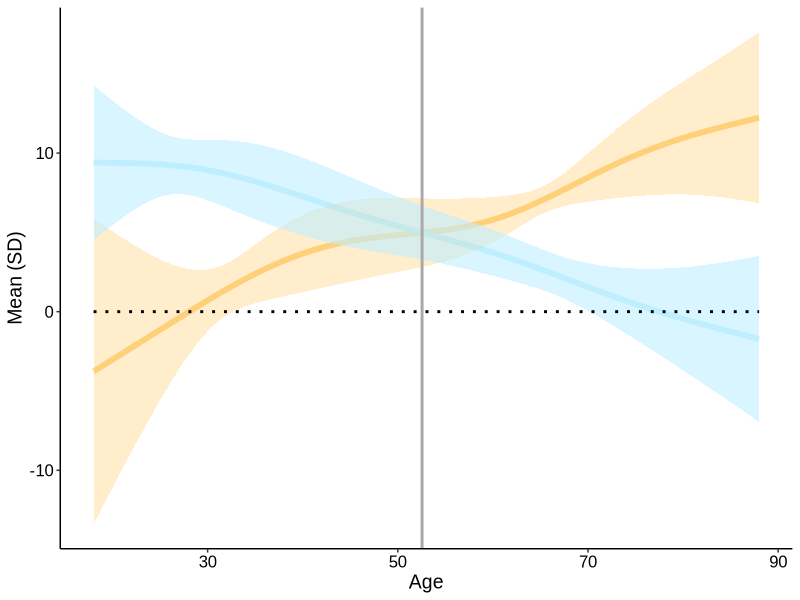
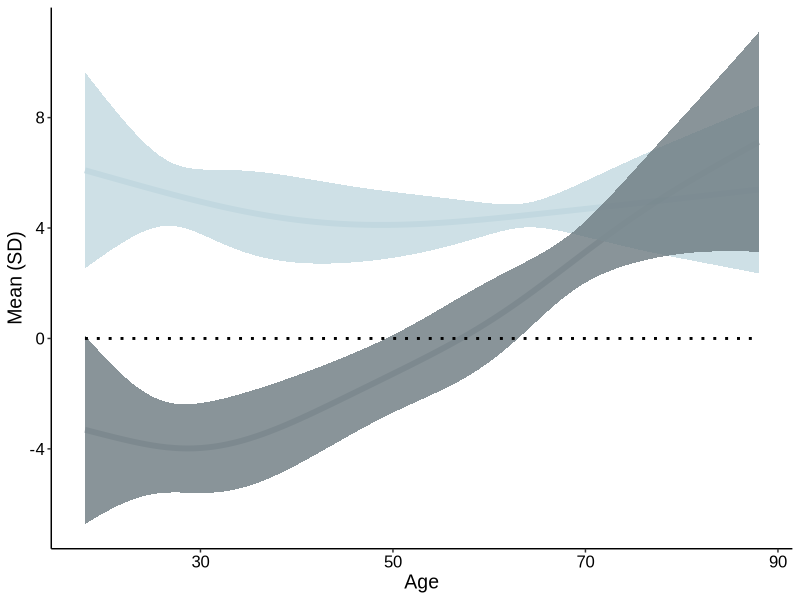
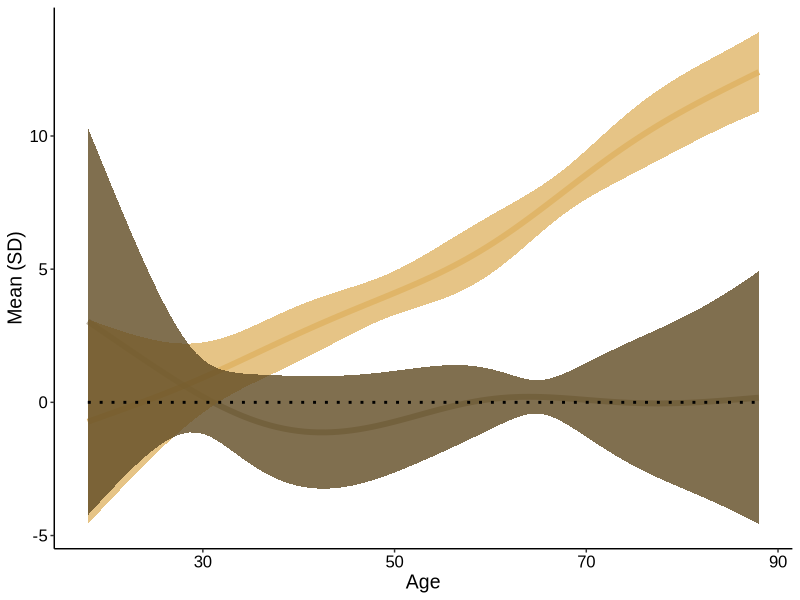

The R script that drew these images, in order:
################################################################################
# Written by Loïc Labache, Ph.D.                                               #
# Holmes Lab, Department of Psychiatry - Rutgers University                    #
# June 21, 2024                                                                #
################################################################################

# Libraries.....................................................................
#...............................................................................
packages = c("here", "dplyr", "stringr", "cluster", "ggplot2")
lapply(packages, require, character.only = T)

# Data..........................................................................
#...............................................................................
desc_lum = read.csv(here("Atlas", "language_memory_atlas.txt"))
traj_data_LRA = read.csv(here("Data", "trajectories_hrois.csv"))[, -1]
sig_roi = read.csv(here("Data", "effect_HemiByAge.csv"))[, -1]
beta_hemi = read.csv(here("Data", "effect_Hemi.csv"))
colnames(beta_hemi)[1] = "region"

# Handling Data.................................................................
#...............................................................................
# Selecting Asymmetrical Trajectories...........................................
index_columns = grep("Asym.*pred|pred.*Asym",
                     colnames(traj_data_LRA), 
                     value = TRUE)
traj_data_all = traj_data_LRA %>%
  select(age, all_of(index_columns))
# Selecting Region with a Significant Hemisphere by Age Effect..................
pat_sig_roi = str_c(sig_roi[sig_roi$sig_roi == TRUE, ]$ROI,
                    collapse = "|")
index_sig_roi = colnames(traj_data_all)[str_detect(colnames(traj_data_all), 
                                               pat_sig_roi)]
traj_data = traj_data_all %>%
  select(age, all_of(index_sig_roi))
beta_hemi = beta_hemi[beta_hemi$region %in%
                        sig_roi[sig_roi$sig_roi == TRUE, ]$ROI, ]

# Partition Around Medoids Classification.......................................
#...............................................................................
# Computation Sum of Squares between Trajectories...............................
ssdist = as.matrix(dist(t(traj_data[, -1]), method = "euclidean"))^2
# Determination of the Number of Clusters.......................................
cl_sil = 2:7
sil_coef_dist = numeric(length(cl_sil))
for (i in seq_along(cl_sil)) {
  k = cl_sil[i]
  cl_dist = pam(ssdist, k = k, diss = TRUE)
  sil_dist = silhouette(cl_dist)
  sil_coef_dist[i] = summary(sil_dist)$avg.width
}
sols = data.frame("cl" = cl_sil, "dist" = sil_coef_dist)
nb_clust = sols$cl[sols$dist==max(sols$dist)] 
# Clustering....................................................................
pam_clust = pam(ssdist, k = nb_clust, diss = TRUE)
clusters = pam_clust$clustering

# Visualization Trajectories: Asymmetries.......................................
#...............................................................................
# Cluster 1.....................................................................
mean_beta_clusterOne = mean(beta_hemi[beta_hemi$region %in% 
                                        gsub("...Asym...pred", "", 
                                             names(clusters[clusters == 1])), ]$coef_hemi)
mean_clusterOne = rowMeans(traj_data[, colnames(traj_data) %in% 
                                       names(clusters[clusters == 1])]) 
mean_clusterOne = mean_clusterOne + mean_beta_clusterOne
sd_clusterOne = apply(traj_data[, colnames(traj_data) %in%
                                  names(clusters[clusters == 1])], 1, sd)
res_cOne = data.frame(mean_clusterOne, sd_clusterOne, age = traj_data$age)
# Cluster 2.....................................................................
mean_beta_clusterTwo = mean(beta_hemi[beta_hemi$region %in% 
                                        gsub("...Asym...pred", "", 
                                             names(clusters[clusters == 2])), ]$coef_hemi)
mean_clusterTwo = rowMeans(traj_data[, colnames(traj_data) %in% 
                                       names(clusters[clusters == 2])]) 
mean_clusterTwo = mean_clusterTwo + mean_beta_clusterTwo
sd_clusterTwo = apply(traj_data[, colnames(traj_data) %in%
                                  names(clusters[clusters == 2])], 1, sd)
res_cTwo = data.frame(mean_clusterTwo, sd_clusterTwo)
# Plot Parameters...............................................................
lab.size = 12
title.size = 14
line.thickness = 2
theme_perso = theme(text = element_text(family = "Arial"), 
                    plot.title = element_text(hjust=0.5),
                    axis.text.y = element_text(size=lab.size, colour = "black"),
                    axis.title.y = element_text(size=title.size,colour = "black"),
                    axis.text.x = element_text(size=lab.size,colour = "black"),
                    axis.title.x = element_text(size=title.size,colour = "black"),
                    axis.line = element_line(colour = "black", linewidth = 0.5))
col_cl_asym = c('lightblue1','orange1')
# Visualization.................................................................
res = data.frame(res_cOne, res_cTwo) %>% mutate(zero = 0)
traj_clusters = ggplot(res) +
  geom_line(aes(x = age, y = mean_clusterTwo), 
            col = col_cl_asym[2],
            linewidth = line.thickness, 
            alpha = 0.4) +
  geom_line(aes(x = age, y = mean_clusterOne), 
            col = col_cl_asym[1], 
            linewidth = line.thickness) +
  geom_ribbon(aes(x = age,
                  ymin = mean_clusterTwo - sd_clusterTwo,
                  ymax = mean_clusterTwo + sd_clusterTwo),
              alpha = 0.2, 
              fill = col_cl_asym[2]) +
  geom_ribbon(aes(x = age, 
                  ymin = mean_clusterOne - sd_clusterOne,
                  ymax = mean_clusterOne + sd_clusterOne),
              alpha = 0.6, 
              fill = col_cl_asym[1]) +
  geom_line(aes(x = age, y = zero), 
            col = "black",
            linewidth = (line.thickness/2), 
            linetype = 3) +
  xlab("Age") +
  ylab("Mean (SD)") +
  theme_classic() +
  theme_perso
# Intersection between Trajectories Curves.......................................
f1 = approxfun(ggplot_build(traj_clusters)$data[[1]]$x, 
               ggplot_build(traj_clusters)$data[[1]]$y)
f2 = approxfun(ggplot_build(traj_clusters)$data[[2]]$x, 
               ggplot_build(traj_clusters)$data[[2]]$y)
intersection_courbes = optimize(function(t0) abs(f1(t0) - f2(t0)), 
                                interval = range(ggplot_build(traj_clusters)$data[[1]]$x))
traj_clusters = traj_clusters + 
  geom_vline(xintercept = intersection_courbes$minimum,
             color = "darkgrey",
             linewidth = (line.thickness/2), 
             linetype = "solid")
traj_clusters

# Visualization Proportion of Clusters by Function..............................
#...............................................................................
# Clusters Proportion by Function...............................................
clusters_roi = data.frame(region = gsub("...Asym...pred", "", names(clusters)), 
                          Cluster = as.numeric(clusters))
cluster_desc = merge(desc_lum[desc_lum$Hemisphere == "L", ], 
                     clusters_roi, 
                     by.x = "abbreviation",
                     by.y = "region", 
                     all.x = TRUE)
cluster_desc$Cluster[is.na(cluster_desc$Cluster)] = 0
cluster_desc$Function = as.factor(ifelse(cluster_desc$Function !="L",
                                         "LM", "LCORE"))
cluster_desc$cluFact = factor(cluster_desc$Cluster,
                              levels = c("1", "2", "0"))
cluster_proportion = cluster_desc %>%
  count(Function, Cluster) %>%
  group_by(Cluster) %>%
  mutate(lab = round(prop.table(n) * 100, 2))
# Visualization.................................................................
prop_col = col_cl_asym
prop_col[3] = "#555555" # gray
prop_col = prop_col[c(3,1,2)]
cluster_proportion$lab = round(cluster_proportion$lab)
cluster_proportion$Cluster = factor(cluster_proportion$Cluster,
                                    levels = c("1", "2", "0"))
prop_lmn_byCluster = ggplot(cluster_proportion) +
  geom_col(alpha=0.5,
           aes(x = Function, 
               y = lab,
               fill = Cluster),
           position = "dodge") +
  scale_fill_manual(values = prop_col[c(2,3,1)]) +
  geom_text(aes(Function, lab, 
                label = sprintf("%2.1f", lab), 
                group = Cluster), 
            position = position_dodge(width = 0.9)) +
  theme_classic() +
  theme_perso + 
  theme(axis.title.x=element_blank(),
        axis.title.y=element_blank(),
        legend.position="none",
        axis.text.y=element_blank(),
        axis.ticks.y=element_blank(),
        axis.line.y=element_blank(),)
prop_lmn_byCluster

# Visualization Trajectories: by Hemispheres....................................
#...............................................................................
# Selecting Left Trajectories with a Significant Hemisphere by Age Effect.......
idx_col_L = grep("L.*pred|pred.*L",
                 colnames(traj_data_LRA), 
                 value = TRUE)
traj_data_L = traj_data_LRA %>%
  select(age, all_of(idx_col_L))
idx_sig_L = colnames(traj_data_L)[str_detect(colnames(traj_data_L), 
                                             pat_sig_roi)]
traj_data_L = traj_data_L %>%
  select(age, all_of(idx_sig_L))
# Selecting Right Trajectories with a Significant Hemisphere by Age Effect......
idx_col_R = grep("R.*pred|pred.*R",
                 colnames(traj_data_LRA), 
                 value = TRUE)
traj_data_R = traj_data_LRA %>%
  select(age, all_of(idx_col_R))
idx_sig_R = colnames(traj_data_R)[str_detect(colnames(traj_data_R), 
                                             pat_sig_roi)]
traj_data_R = traj_data_R %>%
  select(age, all_of(idx_sig_R))
# Average Trajectories By Hemisphere Cluster 1..................................
# Left..........................................................................
mean_clusterOne_L = rowMeans(traj_data_L[, colnames(traj_data_L) %in% 
                                           gsub("Asym", "L", names(clusters[clusters == 1]))]) 
mean_clusterOne_L = mean_clusterOne_L + mean_beta_clusterOne
sd_clusterOne_L = apply(traj_data_L[, colnames(traj_data_L) %in%
                                      gsub("Asym", "L", names(clusters[clusters == 1]))], 1, sd)
res_cOne_L = data.frame(mean_clusterOne_L, sd_clusterOne_L, age = traj_data_L$age)
# Right.........................................................................
mean_clusterOne_R = rowMeans(traj_data_R[, colnames(traj_data_R) %in% 
                                           gsub("Asym", "R", names(clusters[clusters == 1]))])
sd_clusterOne_R = apply(traj_data_R[, colnames(traj_data_R) %in%
                                      gsub("Asym", "R", names(clusters[clusters == 1]))], 1, sd)
res_cOne_R = data.frame(mean_clusterOne_R, sd_clusterOne_R, age = traj_data_R$age)
res_cOne_LR = data.frame(res_cOne_L, res_cOne_R) %>% mutate(zero = 0)
# Average Trajectories By Hemisphere Cluster 2..................................
# Left..........................................................................
mean_clusterTwo_L = rowMeans(traj_data_L[, colnames(traj_data_L) %in% 
                                           gsub("Asym", "L", names(clusters[clusters == 2]))]) 
mean_clusterTwo_L = mean_clusterTwo_L + mean_beta_clusterTwo
sd_clusterTwo_L = apply(traj_data_L[, colnames(traj_data_L) %in%
                                      gsub("Asym", "L", names(clusters[clusters == 2]))], 1, sd)
res_cTwo_L = data.frame(mean_clusterTwo_L, sd_clusterTwo_L, age = traj_data_L$age)
# Right.........................................................................
mean_clusterTwo_R = rowMeans(traj_data_R[, colnames(traj_data_R) %in% 
                                           gsub("Asym", "R", names(clusters[clusters == 2]))])
sd_clusterTwo_R = apply(traj_data_R[, colnames(traj_data_R) %in%
                                      gsub("Asym", "R", names(clusters[clusters == 2]))], 1, sd)
res_cTwo_R = data.frame(mean_clusterTwo_R, sd_clusterTwo_R, age = traj_data_R$age)
res_cTwo_LR = data.frame(res_cTwo_L, res_cTwo_R) %>% mutate(zero = 0)
# Visualization Cluster 1.......................................................
col_hemi_cOne = c("#C1D8DF", "#6C7A80")
traj_cOne = ggplot(res_cOne_LR) +
  geom_line(aes(x = age, y = mean_clusterOne_L), 
            col = col_hemi_cOne[1],
            linewidth = line.thickness) +
  geom_line(aes(x = age, y = mean_clusterOne_R), 
            col = col_hemi_cOne[2], 
            linewidth = line.thickness, 
            alpha = 0.4) +
  geom_ribbon(aes(x = age,
                  ymin = mean_clusterOne_L - sd_clusterOne_L,
                  ymax = mean_clusterOne_L + sd_clusterOne_L),
              alpha = 0.8, 
              fill = col_hemi_cOne[1]) +
  geom_ribbon(aes(x = age, 
                  ymin = mean_clusterOne_R - sd_clusterOne_R,
                  ymax = mean_clusterOne_R + sd_clusterOne_R),
              alpha = 0.8, 
              fill = col_hemi_cOne[2]) +
  geom_line(aes(x = age, y = zero), 
            col = "black",
            linewidth = (line.thickness/2), 
            linetype = 3) +
  xlab("Age") +
  ylab("Mean (SD)") +
  theme_classic() +
  theme_perso
traj_cOne
# Visualization Cluster 2.......................................................
col_hemi_cTwo = c("#DFB568","#604B24")
traj_cTwo = ggplot(res_cTwo_LR) +
  geom_line(aes(x = age, y = mean_clusterTwo_L), 
            col = col_hemi_cTwo[1],
            linewidth = line.thickness) +
  geom_line(aes(x = age, y = mean_clusterTwo_R), 
            col = col_hemi_cTwo[2], 
            linewidth = line.thickness, 
            alpha = 0.4) +
  geom_ribbon(aes(x = age,
                  ymin = mean_clusterTwo_L - sd_clusterTwo_L,
                  ymax = mean_clusterTwo_L + sd_clusterTwo_L),
              alpha = 0.8, 
              fill = col_hemi_cTwo[1]) +
  geom_ribbon(aes(x = age, 
                  ymin = mean_clusterTwo_R - sd_clusterTwo_R,
                  ymax = mean_clusterTwo_R + sd_clusterTwo_R),
              alpha = 0.8, 
              fill = col_hemi_cTwo[2]) +
  geom_line(aes(x = age, y = zero), 
            col = "black",
            linewidth = (line.thickness/2), 
            linetype = 3) +
  xlab("Age") +
  ylab("Mean (SD)") +
  theme_classic() +
  theme_perso
traj_cTwo